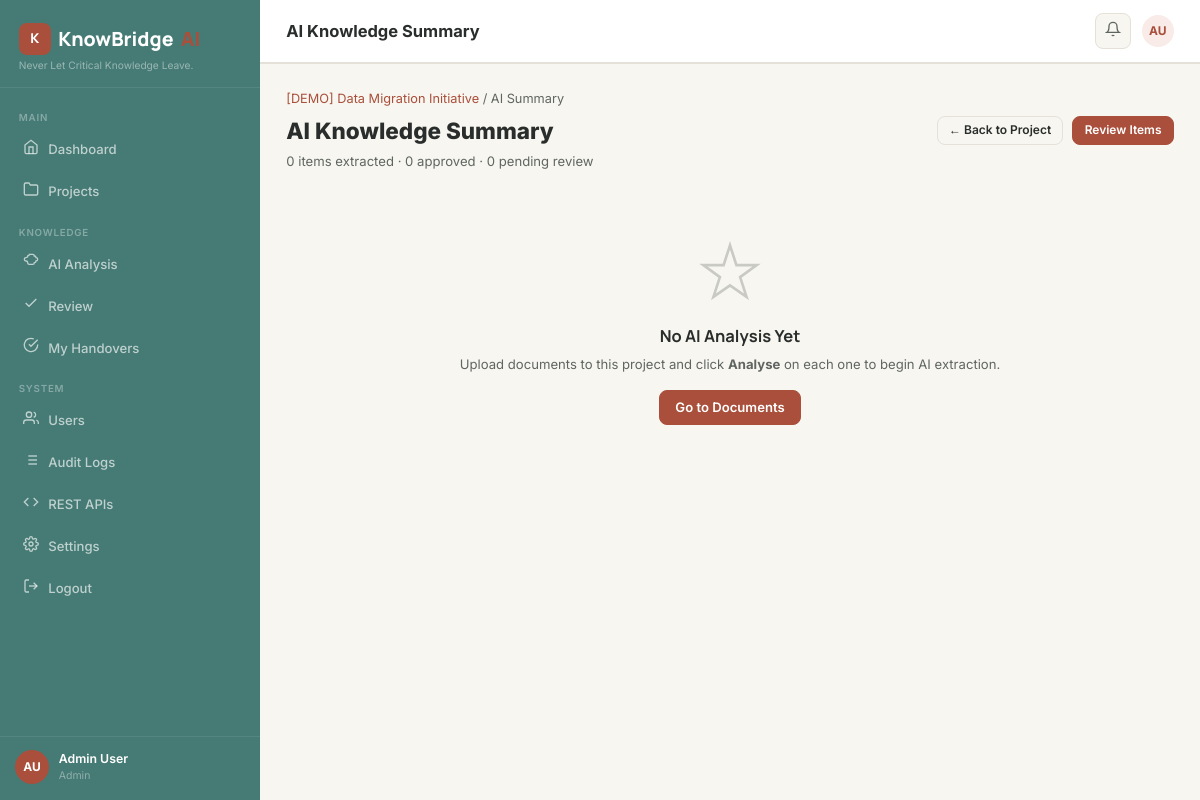
Screenshot of /projects/2/ai-summary (signed in) with the database file from the repository.
### app.py (models this page shows, shortened)
class User(UserMixin, db.Model):
    __tablename__ = 'users'
    id = db.Column(db.Integer, primary_key=True)
    name = db.Column(db.String(120), nullable=False)
    email = db.Column(db.String(255), unique=True, nullable=False)
    password_hash = db.Column(db.String(255), nullable=False)
    role = db.Column(db.String(30), default='team_member')  # admin / project_manager / team_member
    is_active = db.Column(db.Boolean, default=True)
    created_at = db.Column(db.DateTime, default=lambda: datetime.now(timezone.utc))
    avatar_initials = db.Column(db.String(4))
    projects_owned = db.relationship('Project', back_populates='owner', foreign_keys='Project.owner_id')
    memberships = db.relationship('ProjectMember', back_populates='user')
    documents = db.relationship('Document', back_populates='uploader')
    reviews = db.relationship('Review', back_populates='reviewer')
    audit_logs = db.relationship('AuditLog', back_populates='user')
    def is_admin(self): return self.role == 'admin'
    def is_pm(self): return self.role in ('admin', 'project_manager')
    def get_initials(self):
        parts = self.name.strip().split()
        return (''.join(p[0].upper() for p in parts[:2])) if parts else 'U'

class Project(db.Model):
    __tablename__ = 'projects'
    id = db.Column(db.Integer, primary_key=True)
    name = db.Column(db.String(200), nullable=False)
    description = db.Column(db.Text)
    status = db.Column(db.String(30), default='active')  # active/completed/on_hold/archived
    priority = db.Column(db.String(20), default='medium')
    start_date = db.Column(db.Date)
    end_date = db.Column(db.Date)
    is_demo = db.Column(db.Boolean, default=False)
    owner_id = db.Column(db.Integer, db.ForeignKey('users.id'))
    created_at = db.Column(db.DateTime, default=lambda: datetime.now(timezone.utc))
    updated_at = db.Column(db.DateTime, default=lambda: datetime.now(timezone.utc), onupdate=lambda: datetime.now(timezone.utc))
    owner = db.relationship('User', back_populates='projects_owned', foreign_keys=[owner_id])
    members = db.relationship('ProjectMember', back_populates='project', cascade='all, delete-orphan')
    documents = db.relationship('Document', back_populates='project', cascade='all, delete-orphan')
    tasks = db.relationship('Task', back_populates='project', cascade='all, delete-orphan')
    risks = db.relationship('Risk', back_populates='project', cascade='all, delete-orphan')
    decisions = db.relationship('Decision', back_populates='project', cascade='all, delete-orphan')
    reports = db.relationship('HandoverReport', back_populates='project', cascade='all, delete-orphan')
    knowledge_items = db.relationship('ExtractedKnowledge', back_populates='project', cascade='all, delete-orphan')

### app.py (the view)
@app.route('/projects/<int:pid>/ai-summary')
@login_required
def ai_summary(pid):
    if not can_access_project(pid):
        abort(403)
    p = db.session.get(Project, pid)
    knowledge = ExtractedKnowledge.query.filter_by(project_id=pid).all()
    decisions = [k for k in knowledge if k.category == 'decision']
    tasks = [k for k in knowledge if k.category == 'task']
    risks = [k for k in knowledge if k.category == 'risk']
    discussions = [k for k in knowledge if k.category == 'discussion']
    issues = [k for k in knowledge if k.category == 'issue']
    approved = [k for k in knowledge if k.status == 'approved']
    pending = [k for k in knowledge if k.status == 'pending_review']
    return render_template('ai_summary.html', project=p, knowledge=knowledge,
                           decisions=decisions, tasks=tasks, risks=risks,
                           discussions=discussions, issues=issues,
                           approved=approved, pending=pending)

### app.py (called while the page is built, shortened)
@login_manager.user_loader
def load_user(uid): return db.session.get(User, int(uid))

def can_access_project(project_id):
    if current_user.is_admin():
        return True

@app.context_processor
def inject_globals():
    unread = 0
    if current_user.is_authenticated:
        unread = Notification.query.filter_by(user_id=current_user.id, is_read=False).count()
    return {'unread_notifications': unread, 'now': datetime.now(timezone.utc)}

### templates/ai_summary.html (shortened to what this page needs)
{% extends 'base.html' %}
{% block topbar_title %}AI Knowledge Summary{% endblock %}
{% block content %}
<div class="page-header">
  <div>
    <div style="font-size:.85rem;color:var(--text-secondary);margin-bottom:.25rem;"><a href="{{ url_for('project_detail',pid=project.id) }}">{{ project.name }}</a> / AI Summary</div>
    <div class="page-title">AI Knowledge Summary</div>
    <div class="page-subtitle">{{ knowledge|length }} items extracted · {{ approved|length }} approved · {{ pending|length }} pending review</div>
  </div>
  <div style="display:flex;gap:.6rem;">
    <a href="{{ url_for('project_detail',pid=project.id) }}" class="btn btn-outline btn-sm">← Back to Project</a>
    {% if current_user.is_pm() %}
    <a href="{{ url_for('review_page',pid=project.id) }}" class="btn btn-primary btn-sm">Review Items</a>
    {% endif %}
  </div>
</div>
{% if not knowledge %}
<div class="empty-state">
  <svg xmlns="http://www.w3.org/2000/svg" width="64" height="64" fill="none" viewBox="0 0 24 24" stroke="currentColor"><path d="M12 2l2.4 7.4H22l-6.2 4.5 2.4 7.4L12 17l-6.2 4.3 2.4-7.4L2 9.4h7.6L12 2z"/></svg>
  <h3>No AI Analysis Yet</h3>
  <p>Upload documents to this project and click <strong>Analyse</strong> on each one to begin AI extraction.</p>
  <a href="{{ url_for('project_detail',pid=project.id) }}" class="btn btn-primary mt-2">Go to Documents</a>
</div>
{% endif %}
{% endblock %}

### templates/base.html (shortened to what this page needs)
<!DOCTYPE html>
<html lang="en">
<head>
<link rel="stylesheet" href="{{ url_for('static', filename='css/style.css') }}">
</head>
<body>
{% block body %}
<div class="app-wrapper">
  <aside class="sidebar" id="sidebar">
    <div class="sidebar-brand">
      <div class="brand-name">
        <div class="brand-icon">K</div>
        KnowBridge<span style="color:var(--primary);">AI</span>
      </div>
      <div class="tagline">Never Let Critical Knowledge Leave.</div>
    </div>
    <nav class="sidebar-nav">
      <span class="nav-section-label">Main</span>
      <ul style="list-style:none;padding:0;margin:0;">
        <li class="nav-item">
          <a href="{{ url_for('dashboard') }}" class="nav-link {% if request.endpoint=='dashboard' %}active{% endif %}">
            <span class="nav-icon" data-icon="home"></span> Dashboard
          </a>
        </li>
        <li class="nav-item">
          <a href="{{ url_for('projects') }}" class="nav-link {% if 'project' in (request.endpoint or '') %}active{% endif %}">
            <span class="nav-icon" data-icon="folder"></span> Projects
          </a>
        </li>
      </ul>
      <span class="nav-section-label">Knowledge</span>
      <ul style="list-style:none;padding:0;margin:0;">
        <li class="nav-item">
          <a href="#" onclick="ToastManager.show('Select a project first, then access AI Summary.','info');return false;" class="nav-link">
            <span class="nav-icon" data-icon="brain"></span> AI Analysis
          </a>
        </li>
        <li class="nav-item">
          <a href="#" onclick="ToastManager.show('Select a project to review items.','info');return false;" class="nav-link">
            <span class="nav-icon" data-icon="check"></span> Review
          </a>
        </li>
        <li class="nav-item">
          <a href="{{ url_for('my_acknowledgements') }}" class="nav-link {% if request.endpoint=='my_acknowledgements' %}active{% endif %}">
            <span class="nav-icon" data-icon="ack"></span> My Handovers
          </a>
        </li>
      </ul>
      <span class="nav-section-label">System</span>
      <ul style="list-style:none;padding:0;margin:0;">
        {% if current_user.is_authenticated and current_user.is_admin() %}
        <li class="nav-item">
          <a href="{{ url_for('users_page') }}" class="nav-link {% if request.endpoint=='users_page' %}active{% endif %}">
            <span class="nav-icon" data-icon="users"></span> Users
          </a>
        </li>
        <li class="nav-item">
          <a href="{{ url_for('audit_logs') }}" class="nav-link {% if request.endpoint=='audit_logs' %}active{% endif %}">
            <span class="nav-icon" data-icon="log"></span> Audit Logs
          </a>
        </li>
        {% endif %}
        {% if current_user.is_authenticated %}
        <li class="nav-item">
          <a href="{{ url_for('api_docs_page') }}" class="nav-link {% if request.endpoint=='api_docs_page' %}active{% endif %}">
            <span class="nav-icon" data-icon="code"></span> REST APIs
          </a>
        </li>
        <li class="nav-item">
          <a href="{{ url_for('settings') }}" class="nav-link {% if request.endpoint=='settings' %}active{% endif %}">
            <span class="nav-icon" data-icon="settings"></span> Settings
          </a>
        </li>
        <li class="nav-item">
          <a href="{{ url_for('logout') }}" class="nav-link">
            <span class="nav-icon" data-icon="logout"></span> Logout
          </a>
        </li>
        {% else %}
        <li class="nav-item">
          <a href="{{ url_for('login') }}" class="nav-link">
            <span class="nav-icon" data-icon="logout"></span> Sign In
          </a>
        </li>
        {% endif %}
      </ul>
    </nav>
    <div class="sidebar-footer">
      <div class="sidebar-user">
        <div class="sidebar-avatar">{% if current_user.is_authenticated %}{{ current_user.get_initials() }}{% else %}KB{% endif %}</div>
        <div class="sidebar-user-info">
          <div class="user-name">{% if current_user.is_authenticated %}{{ current_user.name }}{% else %}Guest Visitor{% endif %}</div>
          <div class="user-role">{% if current_user.is_authenticated %}{{ current_user.role.replace('_',' ').title() }}{% else %}Guest{% endif %}</div>
        </div>
      </div>
    </div>
  </aside>
  <div class="main-content">
    <header class="topbar">
      <div style="display:flex;align-items:center;gap:.75rem;min-width:0;">
        <div class="topbar-title">{% block topbar_title %}KnowBridge AI{% endblock %}</div>
      </div>
      <div class="topbar-right">
        {% if current_user.is_authenticated %}
        <button class="topbar-btn" onclick="markNotificationsRead()" title="Notifications">
          <span data-icon="bell"></span>
        </button>
        <div style="width:32px;height:32px;background:var(--primary-light);border-radius:50%;display:flex;align-items:center;justify-content:center;font-size:.8rem;font-weight:700;color:var(--primary);">
          {{ current_user.get_initials() }}
        </div>
        {% else %}
        <a href="{{ url_for('login') }}" class="btn btn-primary btn-sm">Sign In</a>
        {% endif %}
      </div>
    </header>
    <main class="page-content">
      {% block content %}{% endblock %}
    </main>
  </div>
</div>
{% endblock %}
</body>
</html>

### rows the page displays
User: get_initials "AU", name "Admin User", role.replace "Admin"
Project: name "[DEMO] Data Migration Initiative"

### other values shown
{{ knowledge|length }} "0"
{{ approved|length }} "0"
{{ pending|length }} "0"
